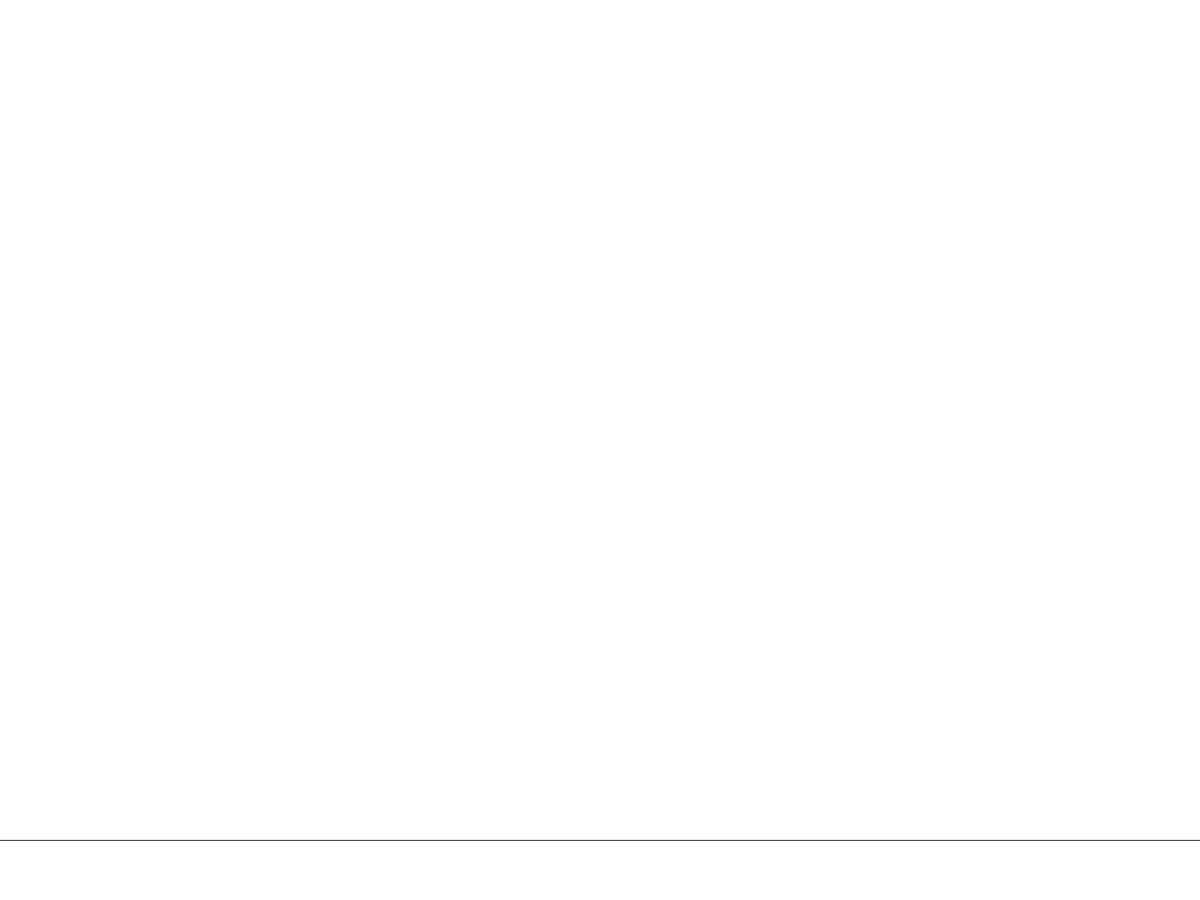
Frame 1 (no input)
Frame 60 (the mouse pressed at the canvas centre just before this capture): identical to frame 1, image omitted
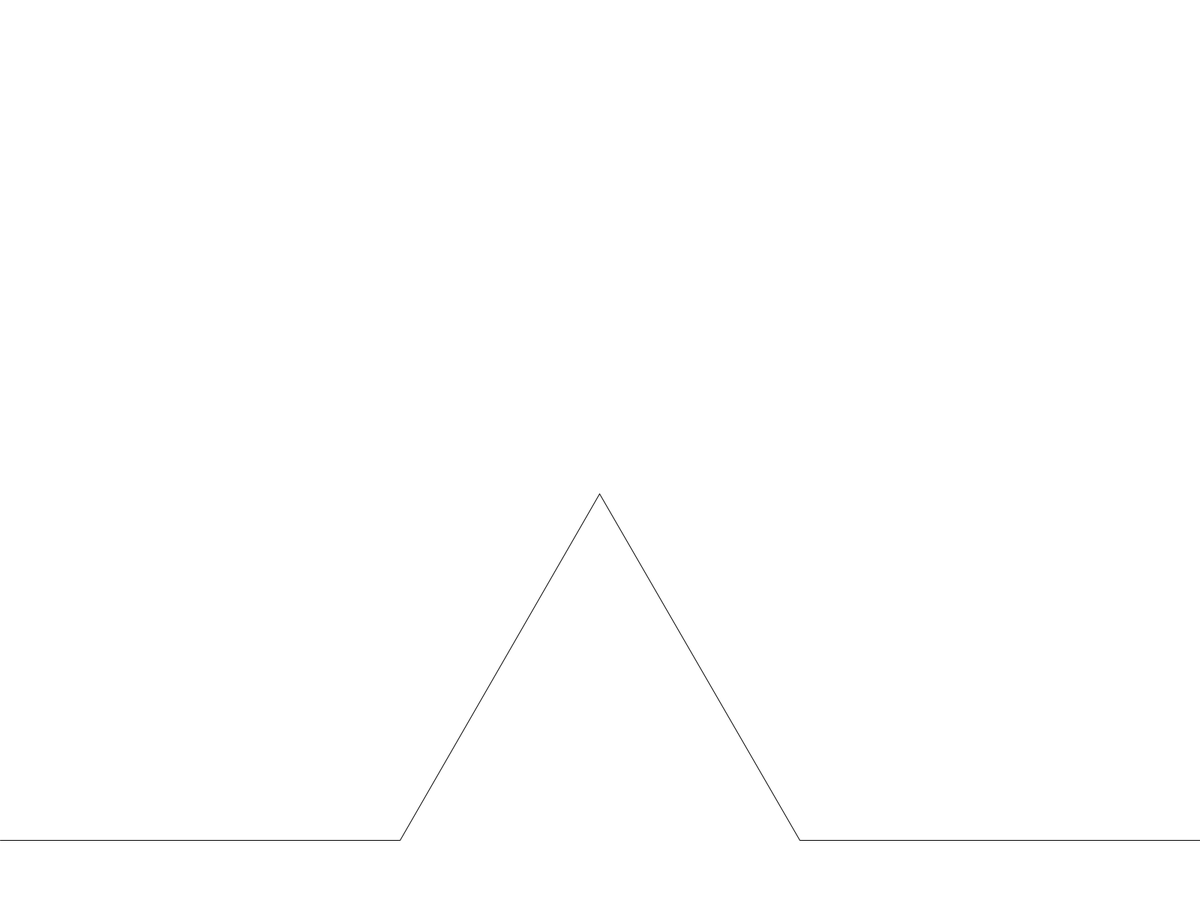
Frame 120 (the mouse held since frame 60 and released just before this capture)

The Processing sketch that drew these frames (run headless with seeded random() and noise(); from frame 60 on, the mouse is pressed at the canvas centre):

// Processing sketch: KOCHLINE_I
// ── KOCHLINE_I.pde
ArrayList <KochLine> kochLines;
int delay = 0;

void setup() {
  fullScreen();
  kochLines = new ArrayList <KochLine>();
  kochLines.add(new KochLine(new PVector(0, height-80), new PVector(width, height-80)));
}

void draw() {
  background(255);

  if (mousePressed && delay > 60) {
    generate();
    delay = 0;
  }
  
  if(keyPressed){
    kochLines.clear();
    kochLines.add(new KochLine(new PVector(0, height-80), new PVector(width, height-80)));
  }

  for (KochLine kochLine : kochLines) {
    kochLine.display();
  }
  
  delay++;
}

void generate() {
  ArrayList <KochLine> nextGeneration = new ArrayList <KochLine>();
  for (KochLine kochLine : kochLines) {
    PVector pointA = kochLine.findPointA();
    PVector pointB = kochLine.findPointB();
    PVector pointC = kochLine.findPointC();
    PVector pointD = kochLine.findPointD();
    PVector pointE = kochLine.findPointE();

    nextGeneration.add(new KochLine(pointA, pointB));
    nextGeneration.add(new KochLine(pointB, pointC));
    nextGeneration.add(new KochLine(pointC, pointD));
    nextGeneration.add(new KochLine(pointD, pointE));
  }
  kochLines = nextGeneration;
}

// ── KochLine.pde
class KochLine{
  PVector start, end;
  
  KochLine(PVector start_, PVector end_){
    start = start_.copy();
    end = end_.copy();
  }
  
  void display(){
    stroke(0);
    line(start.x, start.y, end.x, end.y);
  }
  
  PVector findPointA(){
    PVector pointA_ = start.copy();
    return pointA_;
  }
  
  PVector findPointB(){
    PVector distance = PVector.sub(end, start); 
    PVector pointB_ = start.copy();
    pointB_.add(distance.div(3));
    return pointB_;
  }
  
  PVector findPointC(){
    PVector distance = PVector.sub(end, start); 
    distance.div(3);
    
    PVector pointC_ = start.copy();
    pointC_.add(distance);
    distance.rotate(-radians(60));
    pointC_.add(distance);
    
    return pointC_;
  }
  
  PVector findPointD(){
    PVector distance = PVector.sub(end, start); 
    
    PVector pointD_ = end.copy();
    pointD_.sub(distance.div(3));
    
    return pointD_;
  }
  
  PVector findPointE(){
    PVector pointE_ = end.copy();
    return pointE_; 
  }
}
